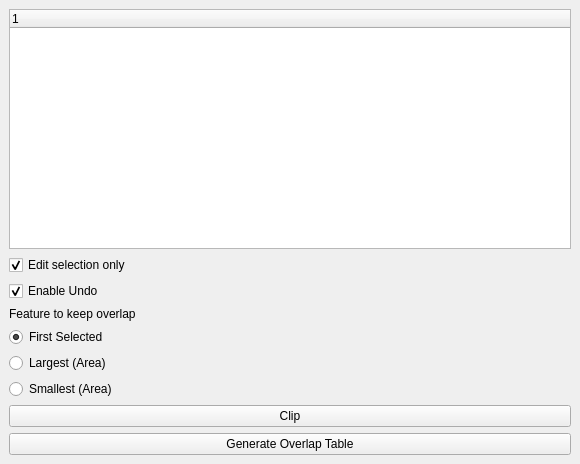
<?xml version="1.0" encoding="UTF-8"?>
<ui version="4.0">
 <class>ClipToolDockWidgetBase</class>
 <widget class="QDockWidget" name="ClipToolDockWidgetBase">
  <property name="geometry">
   <rect>
    <x>0</x>
    <y>0</y>
    <width>580</width>
    <height>464</height>
   </rect>
  </property>
  <property name="windowTitle">
   <string>Overlap Clipper</string>
  </property>
  <widget class="QWidget" name="dockWidgetContents">
   <layout class="QGridLayout" name="gridLayout">
    <item row="0" column="0">
     <layout class="QVBoxLayout" name="verticalLayout">
      <item>
       <layout class="QVBoxLayout" name="verticalLayout_2">
        <item>
         <widget class="QTreeWidget" name="treeWidget">
          <column>
           <property name="text">
            <string notr="true">1</string>
           </property>
          </column>
         </widget>
        </item>
        <item>
         <widget class="QCheckBox" name="check_edit_selection_only">
          <property name="text">
           <string>Edit selection only</string>
          </property>
          <property name="checked">
           <bool>true</bool>
          </property>
         </widget>
        </item>
        <item>
         <widget class="QCheckBox" name="check_enable_undo">
          <property name="text">
           <string>Enable Undo</string>
          </property>
          <property name="checked">
           <bool>true</bool>
          </property>
         </widget>
        </item>
        <item>
         <widget class="QLabel" name="label">
          <property name="text">
           <string>Feature to keep overlap</string>
          </property>
          <property name="alignment">
           <set>Qt::AlignBottom|Qt::AlignLeading|Qt::AlignLeft</set>
          </property>
         </widget>
        </item>
        <item>
         <widget class="QRadioButton" name="firstSelected">
          <property name="toolTip">
           <string>&lt;html&gt;&lt;head/&gt;&lt;body&gt;&lt;p&gt;The &lt;span style=&quot; font-weight:600;&quot;&gt;first&lt;/span&gt; feature selected &lt;span style=&quot; font-weight:600;&quot;&gt;keeps&lt;/span&gt;&lt;/p&gt;&lt;p&gt;the overlap area after clipping&lt;/p&gt;&lt;/body&gt;&lt;/html&gt;</string>
          </property>
          <property name="text">
           <string>First Selected</string>
          </property>
          <property name="checked">
           <bool>true</bool>
          </property>
         </widget>
        </item>
        <item>
         <widget class="QRadioButton" name="largest">
          <property name="toolTip">
           <string>&lt;html&gt;&lt;head/&gt;&lt;body&gt;&lt;p&gt;The feature with the largest area&lt;/p&gt;&lt;p&gt;keeps the overlap after clipping&lt;/p&gt;&lt;/body&gt;&lt;/html&gt;</string>
          </property>
          <property name="text">
           <string>Largest (Area)</string>
          </property>
         </widget>
        </item>
        <item>
         <widget class="QRadioButton" name="smallest">
          <property name="toolTip">
           <string>&lt;html&gt;&lt;head/&gt;&lt;body&gt;&lt;p&gt;The feature with the &lt;span style=&quot; font-weight:600;&quot;&gt;smallest &lt;/span&gt;area&lt;/p&gt;&lt;p&gt;&lt;span style=&quot; font-weight:600;&quot;&gt;keeps&lt;/span&gt; the overlap after clipping&lt;/p&gt;&lt;/body&gt;&lt;/html&gt;</string>
          </property>
          <property name="text">
           <string>Smallest (Area)</string>
          </property>
         </widget>
        </item>
       </layout>
      </item>
      <item>
       <widget class="QPushButton" name="clipButton">
        <property name="toolTip">
         <string>&lt;html&gt;&lt;head/&gt;&lt;body&gt;&lt;p&gt;Clip overlaps of &lt;span style=&quot; font-weight:600;&quot;&gt;selected&lt;/span&gt; features&lt;/p&gt;&lt;/body&gt;&lt;/html&gt;</string>
        </property>
        <property name="text">
         <string>Clip</string>
        </property>
       </widget>
      </item>
      <item>
       <widget class="QPushButton" name="overlapTableButton">
        <property name="text">
         <string>Generate Overlap Table</string>
        </property>
       </widget>
      </item>
     </layout>
    </item>
   </layout>
  </widget>
 </widget>
 <resources/>
 <connections/>
</ui>
